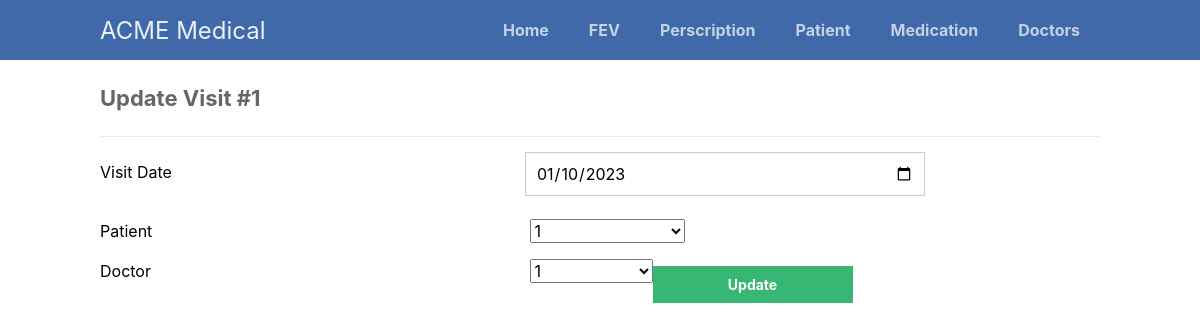
The page /scripts/visit/visit-update.php?VisitID=1 on the database its author committed.
### tables this page shows
CREATE TABLE Visits (
  VisitID INT AUTO_INCREMENT PRIMARY KEY,
  PatientID INT,
  DoctorID INT,
  VisitDate DATE,
  FOREIGN KEY (PatientID) REFERENCES PatientInformation(PatientID) ON DELETE CASCADE,
  FOREIGN KEY (DoctorID) REFERENCES Doctors(DoctorID) ON DELETE CASCADE
);

### scripts/visit/visit-update.php (the view, shortened to what this page needs)
<?php
@include_once (APP_ROOT.APP_FOLDER_NAME . '/scripts/functions.php');
$pdo = pdo_connect_mysql();
if (isset($_GET['VisitID'])) {
    $stmt = $pdo->prepare('SELECT * FROM Visits WHERE VisitID = ?');
    $stmt->execute([$_GET['VisitID']]);
    $visit = $stmt->fetch(PDO::FETCH_ASSOC);
} else {
    exit('No ID specified!');
}
?>
<?=template_header('Read')?>
<div class="content update">
    <h2>Update Visit #<?= $visit['VisitID'] ?></h2>
    <form action="visit-update.php?VisitID=<?= $visit['VisitID'] ?>" method="post">
        <label for="VisitDate">Visit Date</label>
        <input type="date" name="VisitDate"
            value="<?= isset($visit['VisitDate']) ? $visit['VisitDate'] : date('Y-m-d') ?>"
            id="VisitDate">
        <div>
        <label for="PatientID">Patient</label>
        <select name="PatientID" id="PatientID">
            <option value="<?=$visit['PatientID']?>" selected><?=$visit['PatientID']?></option>
        </select>
        </div>
        <div>
        <label for="DoctorID">Doctor</label>
        <select name="DoctorID" id="DoctorID">
            <option value="<?=$visit['DoctorID']?>" selected><?=$visit['DoctorID']?></option>
        </select>
        </div>
        <input type="submit" value="Update">
    </form>
</div>
<?=template_footer()?>

### styles/style.css (style rules this page uses)
* { box-sizing: border-box; font-family: -apple-system, BlinkMacSystemFont, "segoe ui", roboto, oxygen, ubuntu, cantarell, "fira sans", "droid sans", "helvetica neue", Arial, sans-serif; font-size: 16px; -webkit-font-smoothing: antialiased; -moz-osx-font-smoothing: grayscale; }
body { background-color: #FFFFFF; margin: 0; }
.content { width: 1000px; margin: 0 auto; }
.content h2 { margin: 0; padding: 25px 0; font-size: 22px; border-bottom: 1px solid #ebebeb; color: #666666; }
.update form { padding: 15px 0; display: flex; flex-flow: wrap; }
.update form label { display: inline-flex; width: 400px; padding: 10px 0; margin-right: 25px; }
.update form input { padding: 10px; width: 400px; margin-right: 25px; margin-bottom: 15px; border: 1px solid #cccccc; }
.update form input[type="submit"] { display: block; background-color: #38b673; border: 0; font-weight: bold; font-size: 14px; color: #FFFFFF; cursor: pointer; width: 200px; margin-top: 15px; }

### rows shown on the page
visits: VisitID "1", VisitDate "01/10/2023", PatientID "1", DoctorID "1"
